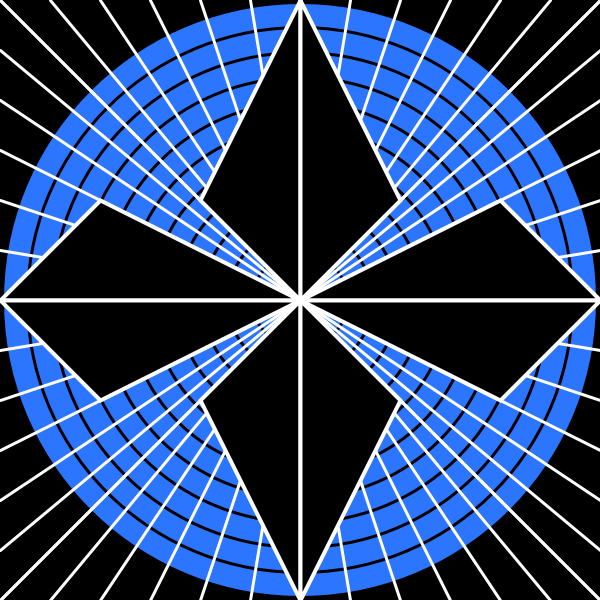
Frame 1 (no input)
Frame 60 (the mouse pressed at the canvas centre just before this capture): identical to frame 1, image omitted
Frame 120 (the mouse held since frame 60 and released just before this capture): identical to frame 1, image omitted

The Processing sketch that drew this single still picture (run headless with seeded random() and noise(); from frame 60 on, the mouse is pressed at the canvas centre):

// Processing sketch: processing_71983
// ── processing_71983.pde


void setup(){
  size(600,600);
  //smooth(8);
  
  
}

void draw(){
  background(0);
  smooth();
  int a=width/2;
  int b=height/2;
  //Makes concentric circles
  for(int r=595;r>20;r=r-50){
    fill(44,117,255);
    stroke(0);
    strokeWeight(3);
    ellipse(a,b,r,r);
  }
  //Makes lines 
  for(int c=0;c<601;c=c+50){
  stroke(255);
  strokeWeight(3);
  line (a,b,c,0);
  line (a,b,0,c);
  line (a,b,c,600);
  line (a,b,600,c);
  }
  //Makes triangles
  fill (0);
  stroke (255);
  strokeWeight(4);
  triangle (a,b,a, 0,200,200);
  triangle (a,b,a, 0,400,200);
  triangle (a,b,a, height,200, 400);
  triangle (a,b,a, height,400,400); 
  triangle (a,b,0,b, 100, 200);
  triangle (a,b,0,b, 100, 400);
  triangle (a,b,width,b,500,200);
  triangle (a,b,width,b,500,400);
  
}
